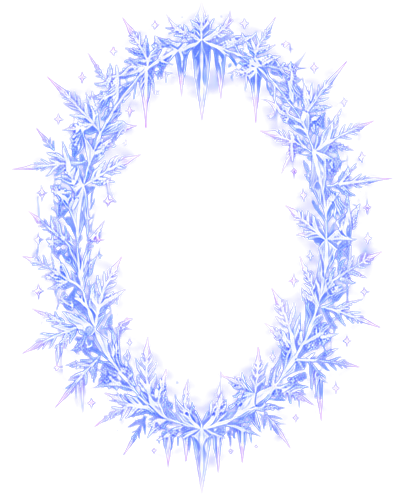
#> input picture Animations/Rogue/dagger_throw/source/frost_cut/rf_halo_b.png, 404 x 500 px
$ python make_kiss_band.py
#> lines starting #> are read from the running program, lines starting #| are printed output that depends on the picture; after the words box and inside, x2 and y2 are one past the last pixel; in counts of white or black regions, pixels touching at a corner belong together
#!/usr/bin/env python3
"""Makes rf_band.png, the picture of Winter's Kiss's spinning waist ring, from the user's frost sheet (rf_halo_b.png, the full vertical hoarfrost cage).

The user (2026-11-04): "I don't really like the halo design for rogue as the aura, is it possible to change it to horizontal halo which spins around rogue, centering the waist area?"
The vertical oval cage is UNWRAPPED: for every angle round the oval and every distance from its middle line, the picture is sampled (elliptical polar coordinates), giving a long
strip that is the cage stretched out along its length, the crystals of the outer edge at the TOP and those of the inner edge at the BOTTOM, seamless where it closes (angle 0 and 360).
The page wraps that strip round a flat ring at waist height and turns it (docs/DEV_NOTES.md, kissRingDraw).

  python make_kiss_band.py        (writes source/assets/fx/rf_band.png and prints the numbers it measured)
"""
import pathlib
import numpy as np
from PIL import Image
from scipy import ndimage as ndi

ROOT = pathlib.Path(__file__).resolve().parents[4]
SRC = ROOT / "Animations" / "Rogue" / "dagger_throw" / "source" / "frost_cut" / "rf_halo_b.png"      # cut from the user's frost sheet (not embedded in the page any more: only the band made from it is)
DST = ROOT / "source" / "assets" / "fx" / "rf_band.png"
W_OUT, H_OUT = 1200, 176
RHO0, RHO1 = 0.45, 1.50                  # inner and outer edge of the sampled band, as a multiple of the ring's middle-line radius

im = np.array(Image.open(SRC).convert("RGBA")).astype(np.float64)
H, W = im.shape[:2]
#> H = 500; W = 404
a = im[..., 3] / 255.0
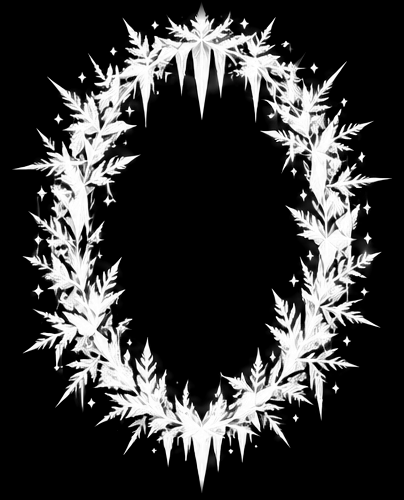
#> a: shape (500, 404) float64; min 0, max 1, mean 0.209
rgb = im[..., :3] * a[..., None]         # premultiplied, so sampling does not bleed black colour into the edges
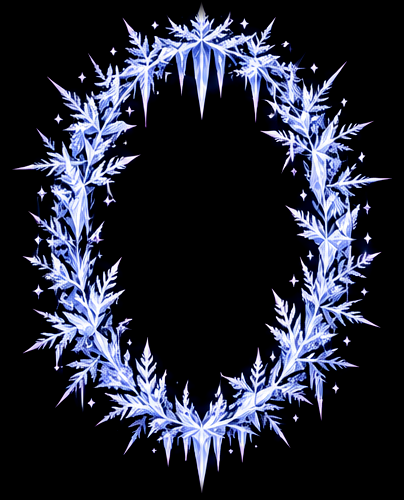
#> rgb: shape (500, 404, 3) float64; mean R, G, B 37.4, 40, 53.2
# the middle of the cage: the weighted centre of the picture's light
ys, xs = np.mgrid[0:H, 0:W]
cx, cy = (xs * a).sum() / a.sum(), (ys * a).sum() / a.sum()
#> cx = 200.1; cy = 239.8
# radii of the ring's middle line: along rays, the light-weighted mean distance
def mean_r(theta):
#> called with theta = -0.25
    rs = np.arange(0, max(W, H) / 2, 1.0)
#> rs = 250 values from 0 to 249
    px, py = cx + rs * np.cos(theta), cy + rs * np.sin(theta)
#> px = 250 values from 200.1 to 441.4; py = 250 values, max 239.8 at index 0, min 178.2 at index 249, mean 209
    v = ndi.map_coordinates(a, [py, px], order=1, mode="constant")
#> v = 250 values, max 0.998 at index 129, min 0 at index 0, mean 0.159
    return (rs * v).sum() / max(v.sum(), 1e-6)
ax = np.mean([mean_r(t) for t in np.linspace(-0.25, 0.25, 9)] + [mean_r(np.pi + t) for t in np.linspace(-0.25, 0.25, 9)])
#> ax = 132.7
ay = np.mean([mean_r(np.pi / 2 + t) for t in np.linspace(-0.25, 0.25, 9)] + [mean_r(-np.pi / 2 + t) for t in np.linspace(-0.25, 0.25, 9)])
#> ay = 186.4
print("picture", W, "x", H, "centre", round(cx, 1), round(cy, 1), "middle-line radii", round(ax, 1), round(ay, 1))
#| picture 404 x 500 centre 200.1 239.8 middle-line radii 132.7 186.4

th = np.linspace(0, 2 * np.pi, W_OUT, endpoint=False)[None, :]          # angle along the strip (x)
rho = np.linspace(RHO1, RHO0, H_OUT)[:, None]                           # distance across the strip (y): the OUTER edge at the top
px = cx + rho * ax * np.cos(th)
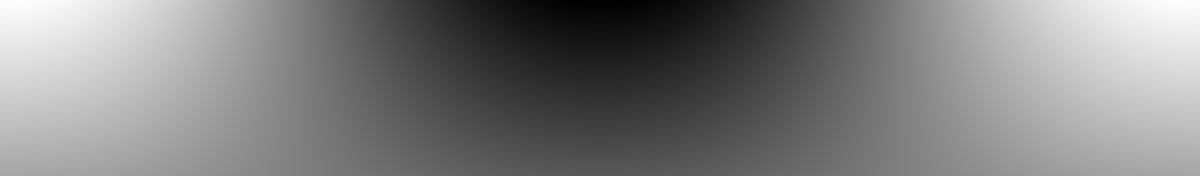
#> px: shape (176, 1200) float64; min 1.09, max 399.1, mean 200.1; drawn with min black and max white
py = cy + rho * ay * np.sin(th)
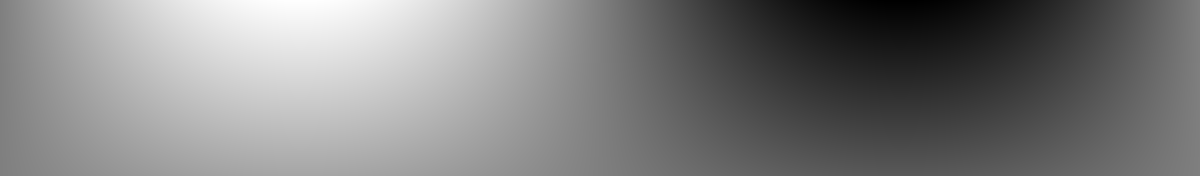
#> py: shape (176, 1200) float64; min -39.78, max 519.5, mean 239.8; drawn with min black and max white
chan = [ndi.map_coordinates(rgb[..., c], [py, px], order=1, mode="constant") for c in range(3)] + [ndi.map_coordinates(a, [py, px], order=1, mode="constant")]
#> chan = 4 items
A = np.clip(chan[3], 0, 1)
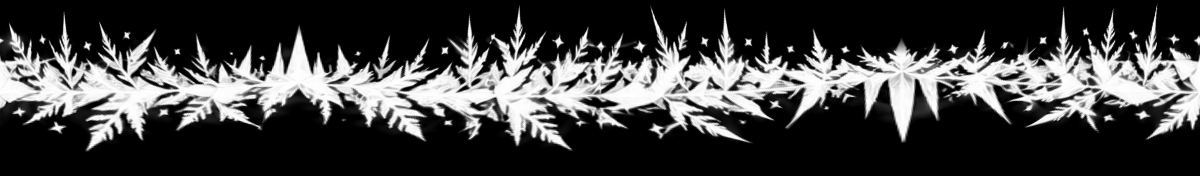
#> A: shape (176, 1200) float64; min 0, max 1, mean 0.259
out = np.zeros((H_OUT, W_OUT, 4))
nz = A > 1e-4
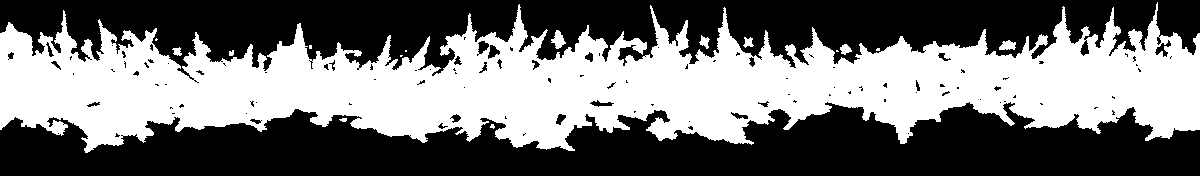
#> nz: shape (176, 1200) bool; 45.5% white; 16 white regions (7 under 20 px), largest, box (x1, y1, x2, y2) and area: (0, 2, 1200, 153) 95499, (551, 30, 566, 49) 156, (999, 40, 1016, 50) 122
for c in range(3):
    out[..., c] = np.where(nz, np.clip(chan[c] / np.maximum(A, 1e-4), 0, 255), 0)
# soft top and bottom so no crystal is cut off hard
fade = np.minimum(1, np.minimum(np.arange(H_OUT), np.arange(H_OUT)[::-1]) / 8.0)[:, None]
out[..., 3] = A * fade * 255
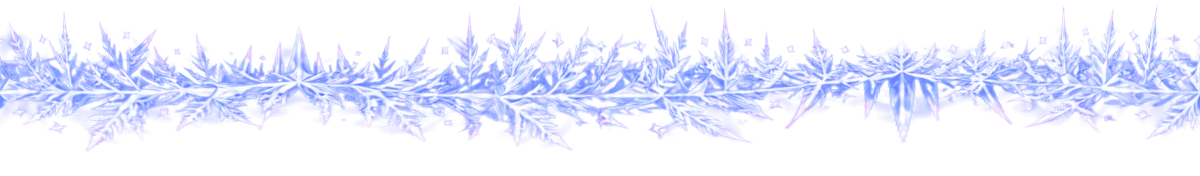
#> out: shape (176, 1200, 4) float64; mean of channels 0, 1, 2, 3 58.2, 62.7, 116.1, 66; transparent parts drawn white
Image.fromarray(np.clip(out, 0, 255).astype(np.uint8), "RGBA").save(DST)
print("wrote", DST, (W_OUT, H_OUT), "alpha mean %.3f" % A.mean())
#| wrote source/assets/fx/rf_band.png (1200, 176) alpha mean 0.259

$ run again, with Animations/Rogue/dagger_throw/source/frost_cut/rf_halo_a.png copied over Animations/Rogue/dagger_throw/source/frost_cut/rf_halo_b.png
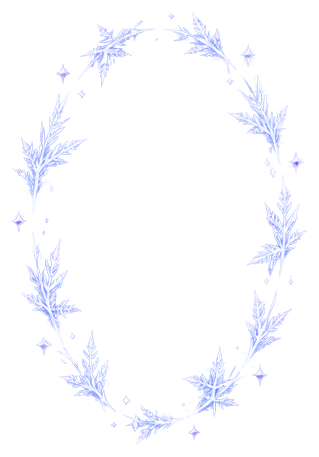
#> input picture Animations/Rogue/dagger_throw/source/frost_cut/rf_halo_a.png, 319 x 457 px
#> cx = 158.9; cy = 235.1
#> in mean_r, `px, py = cx + rs * np.cos(theta), cy + rs * np.sin(theta)`: px = 229 values from 158.9 to 379.8; py = 229 values, max 235.1 at index 0, min 178.7 at index 228, mean 206.9
#> v = 229 values, max 0.99 at index 130, min 0 at index 0, mean 0.0397
#> ax = 122.7
#> ay = 181
#| picture 319 x 457 centre 158.9 235.1 middle-line radii 122.7 181.0
#> chan = 4 items
#> `nz = A > 1e-4`:
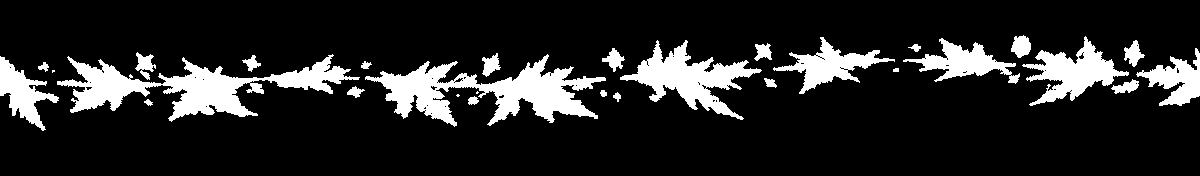
#> nz: shape (176, 1200) bool; 14.7% white; 29 white regions (3 under 20 px), largest, box (x1, y1, x2, y2) and area: (57, 54, 360, 122) 7055, (365, 54, 606, 127) 6828, (620, 40, 762, 120) 4086
#> `out[..., 3] = A * fade * 255`:
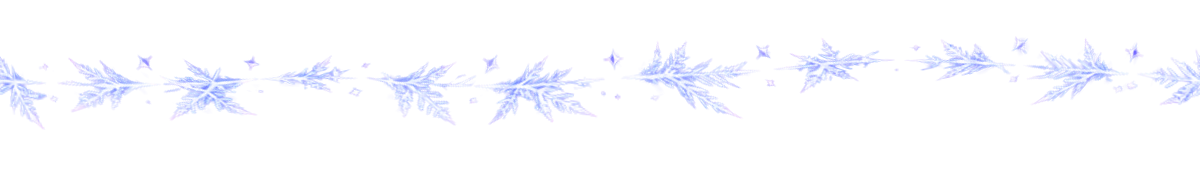
#> out: shape (176, 1200, 4) float64; mean of channels 0, 1, 2, 3 22.5, 23.3, 37.6, 18.8; transparent parts drawn white
#| wrote source/assets/fx/rf_band.png (1200, 176) alpha mean 0.074
